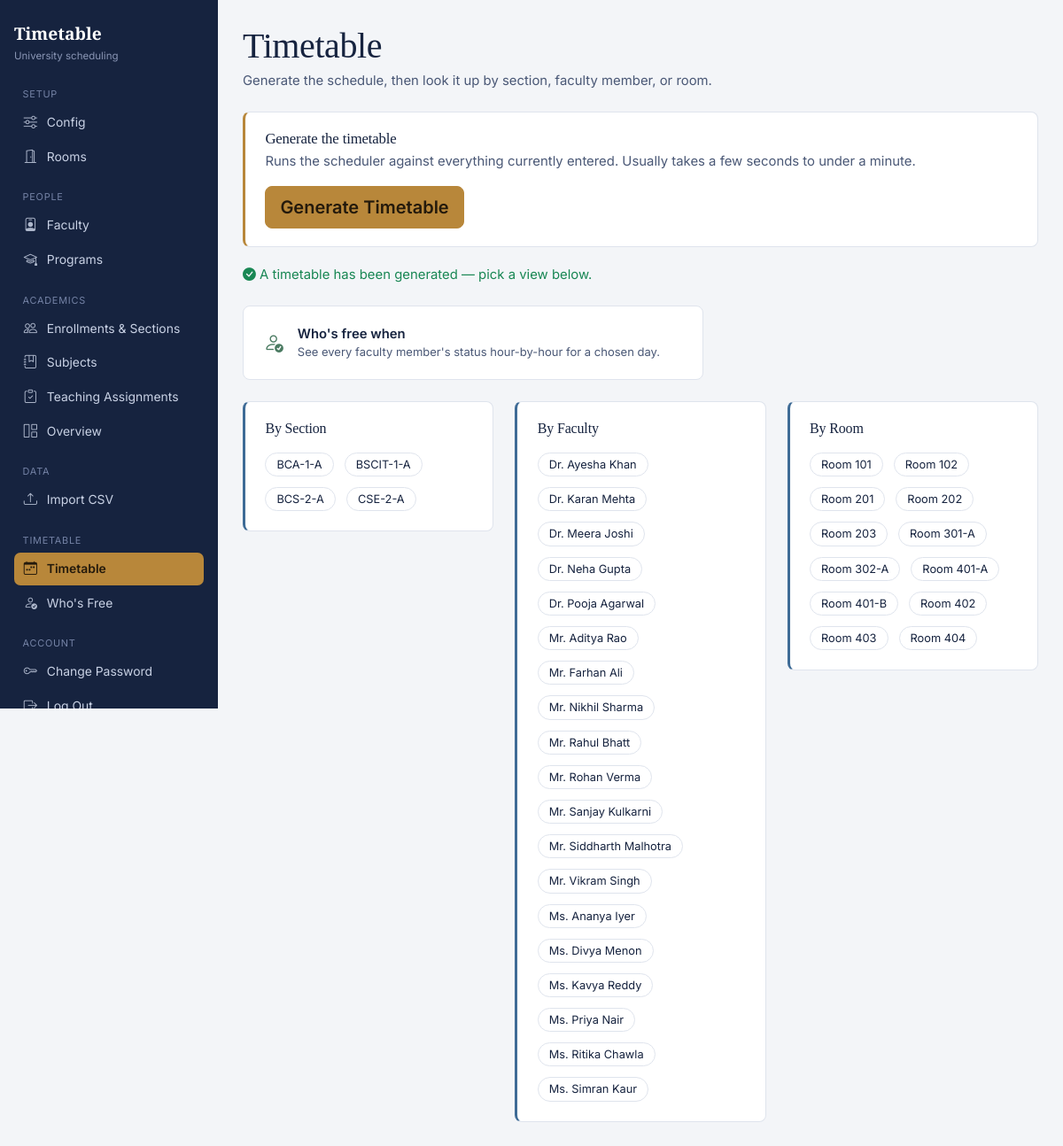
/timetable (signed in), run on the app's committed database.
### models.py (models this page shows, shortened)
class Section(db.Model):
    id = db.Column(db.Integer, primary_key=True)
    enrollment_id = db.Column(db.Integer, db.ForeignKey("enrollment.id"), nullable=False)
    name = db.Column(db.String(80), nullable=False)  # e.g. "BCA-1-A"
    student_count = db.Column(db.Integer, nullable=False)
    enrollment = db.relationship("Enrollment")

class Faculty(db.Model):
    id = db.Column(db.Integer, primary_key=True)
    name = db.Column(db.String(120), nullable=False)
    department = db.Column(db.String(120))
    faculty_type = db.Column(db.String(20), default="regular")  # regular / inter-department / visiting
    weekly_max_hours = db.Column(db.Integer, default=24)
    unavailable_slots = db.Column(db.Text, default="")

class Room(db.Model):
    id = db.Column(db.Integer, primary_key=True)
    name = db.Column(db.String(80), nullable=False, unique=True)
    room_type = db.Column(db.String(20), nullable=False)  # 'theory' or 'lab'
    capacity = db.Column(db.Integer, nullable=False)
    equipment_count = db.Column(db.Integer, nullable=True)  # relevant for labs (e.g. computers)

### app.py (the view)
@app.route("/timetable")
def timetable_home():
    sections = Section.query.all()
    faculty = Faculty.query.order_by(Faculty.name).all()
    rooms = Room.query.order_by(Room.name).all()
    has_schedule = ScheduledClass.query.count() > 0
    return render_template("timetable_home.html", sections=sections, faculty=faculty,
                            rooms=rooms, has_schedule=has_schedule)

### app.py (called while the page is built)
@login_manager.user_loader
def load_user(user_id):
    return AdminUser.query.get(int(user_id))

@app.before_request
def require_login():
    allowed = {"login", "static"}
    if request.endpoint not in allowed and not current_user.is_authenticated:
        return login_manager.unauthorized()

### models.py (called while the page is built)
    @property
    def is_authenticated(self):
        return True

### templates/timetable_home.html (shortened to what this page needs)
{% extends "base.html" %}
{% block content %}
<h1 class="mb-1">Timetable</h1>
<p class="text-muted mb-4">Generate the schedule, then look it up by section, faculty member, or room.</p>
<div class="panel accent-brass d-flex justify-content-between align-items-center flex-wrap gap-3">
  <div>
    <h2 style="font-size:1.05rem;" class="mb-1">Generate the timetable</h2>
    <p class="text-muted mb-0">Runs the scheduler against everything currently entered. Usually takes a few seconds to under a minute.</p>
  </div>
  <form method="post" action="{{ url_for('run_schedule') }}">
    <button class="btn btn-primary btn-lg">Generate Timetable</button>
  </form>
</div>
{% if has_schedule %}<p class="text-success mb-4"><i class="bi bi-check-circle-fill"></i> A timetable has been generated — pick a view below.</p>{% else %}<div class="mb-4"></div>{% endif %}
<a href="{{ url_for('free_faculty_view') }}" class="panel plain d-flex align-items-center gap-3 text-decoration-none mb-4" style="max-width:520px;">
  <i class="bi bi-person-check flex-shrink-0" style="font-size:1.4rem;color:var(--sage);width:1.4rem;"></i>
  <div>
    <div class="fw-semibold" style="color:var(--ink);">Who's free when</div>
    <div class="text-muted small">See every faculty member's status hour-by-hour for a chosen day.</div>
  </div>
</a>
<div class="row">
  <div class="col-md-4">
    <div class="panel accent-steel">
      <h2 style="font-size:1rem;" class="mb-3">By Section</h2>
      <div class="d-flex flex-wrap gap-2">
      {% for s in sections %}
        <a class="labgroup-pill text-decoration-none" style="color:var(--ink);" href="{{ url_for('timetable_view', view='section', obj_id=s.id) }}">{{ s.name }}</a>
      {% else %}
        <span class="text-muted">No sections yet.</span>
      {% endfor %}
      </div>
    </div>
  </div>
  <div class="col-md-4">
    <div class="panel accent-steel">
      <h2 style="font-size:1rem;" class="mb-3">By Faculty</h2>
      <div class="d-flex flex-wrap gap-2">
      {% for f in faculty %}
        <a class="labgroup-pill text-decoration-none" style="color:var(--ink);" href="{{ url_for('timetable_view', view='faculty', obj_id=f.id) }}">{{ f.name }}</a>
      {% else %}
        <span class="text-muted">No faculty yet.</span>
      {% endfor %}
      </div>
    </div>
  </div>
  <div class="col-md-4">
    <div class="panel accent-steel">
      <h2 style="font-size:1rem;" class="mb-3">By Room</h2>
      <div class="d-flex flex-wrap gap-2">
      {% for r in rooms %}
        <a class="labgroup-pill text-decoration-none" style="color:var(--ink);" href="{{ url_for('timetable_view', view='room', obj_id=r.id) }}">Room {{ r.name }}</a>
      {% else %}
        <span class="text-muted">No rooms yet.</span>
      {% endfor %}
      </div>
    </div>
  </div>
</div>
{% endblock %}

### templates/base.html (style rules this page uses)
:root { --ink: #16233F; --ink-soft: #4A5876; --paper: #F3F5F8; --panel: #FFFFFF; --line: #DFE4ED; --brass: #B8873A; --brass-dark: #96692A; --steel: #3E6B96; --steel-tint: #E7EEF5; --sage: #4B7B62; --sage-tint: #E7F1EC; --signal: #A6423A; --signal-tint: #F7E9E7; --free: #E7F1EC; --free-ink: #2E5B44; }
body { background: var(--paper); color: var(--ink); font-family: 'Inter', -apple-system, sans-serif; font-size: .93rem; }
h1, h2, h3, .font-display { font-family: 'Source Serif 4', Georgia, serif; color: var(--ink); letter-spacing: -0.01em; }
.panel { background: var(--panel); border: 1px solid var(--line); border-left: 3px solid var(--ink); border-radius: 8px; padding: 1.25rem 1.4rem; margin-bottom: 1.25rem; }
.panel.accent-brass { border-left-color: var(--brass); }
.panel.accent-steel { border-left-color: var(--steel); }
.panel.plain { border-left: 1px solid var(--line); }
.btn-primary { background: var(--brass); border-color: var(--brass); color:#241A0C; font-weight:600; }
.labgroup-pill { display:inline-block; background:#fff; border:1px solid var(--line); border-radius:20px; padding:3px 12px; margin:2px 4px 2px 0; font-size:.8rem; }
a { color: var(--steel); }
.text-muted { color: var(--ink-soft) !important; }

### data on the page
Section: name "BCA-1-A"
Section: name "BSCIT-1-A"
Section: name "BCS-2-A"
Section: name "CSE-2-A"
Faculty: name "Dr. Ayesha Khan"
Faculty: name "Dr. Karan Mehta"
Faculty: name "Dr. Meera Joshi"
Faculty: name "Dr. Neha Gupta"
Faculty: name "Dr. Pooja Agarwal"
Faculty: name "Mr. Aditya Rao"
Faculty: name "Mr. Farhan Ali"
Faculty: name "Mr. Nikhil Sharma"
Faculty: name "Mr. Rahul Bhatt"
Faculty: name "Mr. Rohan Verma"
Faculty: name "Mr. Sanjay Kulkarni"
Faculty: name "Mr. Siddharth Malhotra"
Faculty: name "Mr. Vikram Singh"
Faculty: name "Ms. Ananya Iyer"
Faculty: name "Ms. Divya Menon"
Faculty: name "Ms. Kavya Reddy"
Faculty: name "Ms. Priya Nair"
Faculty: name "Ms. Ritika Chawla"
Faculty: name "Ms. Simran Kaur"
Room: name "101"
Room: name "102"
Room: name "201"
Room: name "202"
Room: name "203"
Room: name "301-A"
Room: name "302-A"
Room: name "401-A"
Room: name "401-B"
Room: name "402"
Room: name "403"
Room: name "404"
